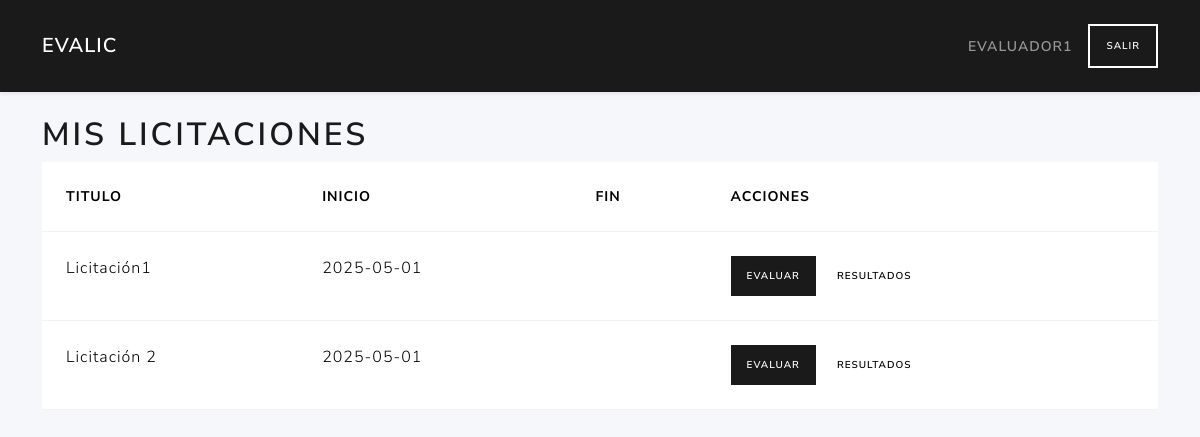
Before: /evaluador/ (signed in) with the older database file.
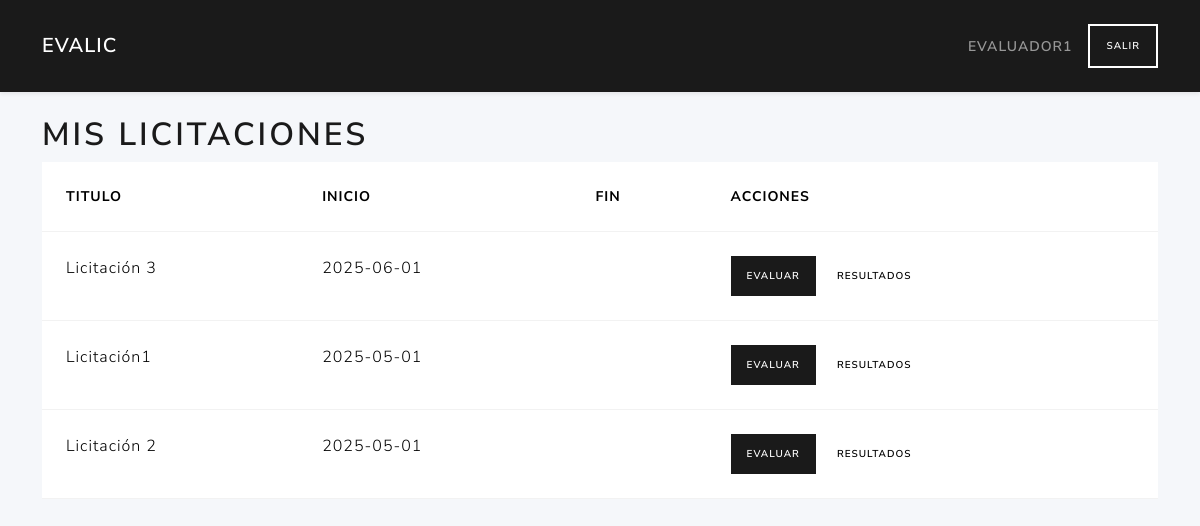
After: the same page with the newer database file.
### tables this page shows
CREATE TABLE licitaciones (
        id INTEGER PRIMARY KEY AUTOINCREMENT,
        user_id INTEGER NOT NULL,
        external_id TEXT NOT NULL,
        title TEXT NOT NULL,
        description TEXT,
        fecha_inicio TEXT NOT NULL,
        fecha_adjudicacion TEXT,
        FOREIGN KEY (user_id) REFERENCES users(id)
    );

### routes/evaluador_routes.py (the view)
@evaluador_bp.route('/')
def index():
    if 'user_id' not in session or session.get('role_id') != 3:
        return redirect(url_for('auth.login'))
    db = get_db(current_app)
    licitaciones = listar_por_evaluador(db, session['user_id'])
    return render_template('evaluador/index.html', licitaciones=licitaciones)

### app.py (called while the page is built)
def create_app():
    app = Flask(__name__)
    app.config.from_object(Config)
    @app.context_processor
    def utility_processor():
        from flask import request, url_for
        def url_for_other_page(page):
            args = request.args.copy()
            args['page'] = page
            return url_for('licitaciones.index', **args)
        return dict(url_for_other_page=url_for_other_page)
    app.teardown_appcontext(close_connection)
    with app.app_context():
        init_db(app)
    app.register_blueprint(auth_bp)
    app.register_blueprint(user_bp)
    app.register_blueprint(licitaciones_bp)
    app.register_blueprint(ofertas_bp)
    app.register_blueprint(licitantes_bp)
    app.register_blueprint(evaluador_bp)
    from routes.criterios_routes import criterios_bp
    app.register_blueprint(criterios_bp)
    return app

### models/dao.py (called while the page is built)
def get_db(app):
    db = getattr(g, '_database', None)
    if db is None:
        db = g._database = sqlite3.connect(app.config['DATABASE'])
        db.row_factory = sqlite3.Row
    return db

def close_connection(exception):
    db = getattr(g, '_database', None)
    if db is not None:
        db.close()

### templates/evaluador/index.html (shortened to what this page needs)
{% extends 'base.html' %}
{% block content %}
<h1>Mis licitaciones</h1>
<table class="table">
  <thead>
    <tr>
      <th>Titulo</th>
      <th>Inicio</th>
      <th>Fin</th>
      <th>Acciones</th>
    </tr>
  </thead>
  <tbody>
    {% for lic in licitaciones %}
    <tr>
      <td>{{ lic.title }}</td>
      <td>{{ lic.fecha_inicio }}</td>
      <td>{{ lic.fecha_fin }}</td>
      <td>
        <a href="#" class="btn btn-primary btn-sm">Evaluar</a>
        <a href="#" class="btn btn-secondary btn-sm">Resultados</a>
      </td>
    </tr>
    {% endfor %}
  </tbody>
</table>
{% endblock %}

Changed rows visible on the page:
added licitaciones: title "Licitación 3", fecha_inicio "2025-06-01"
